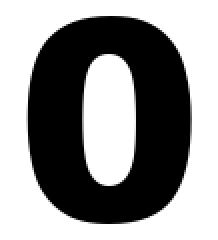
#> input picture data/templates/0/arial_black_normal.png, 109 x 120 px (shown 2 times larger); its folder holds only this picture in this run
$ python experiment_matching.py
#> lines starting #> are read from the running program, lines starting #| are printed output that depends on the picture; after the words box and inside, x2 and y2 are one past the last pixel; in counts of white or black regions, pixels touching at a corner belong together
### src/config.py
"""Cấu hình tập trung cho toàn bộ hệ thống.

Toàn bộ tham số thuật toán được đọc từ ``config.yaml`` và ánh xạ vào các
dataclass trong module này. Có thể ghi đè từng tham số bằng khóa dạng
``section.key`` khi chạy thực nghiệm, ví dụ::

    load_config(overrides={"preprocessing.blur_method": "median"})
"""

from __future__ import annotations

import copy
from dataclasses import asdict, dataclass, field, fields
from pathlib import Path
from typing import Any, Dict, List, Optional, Tuple

import yaml


PROJECT_ROOT = Path(__file__).resolve().parents[1]


@dataclass
class ProjectConfig:
    name: str = "Nhan dang bien so xe Viet Nam"
    seed: int = 42


@dataclass
class PathsConfig:
    templates_dir: str = "data/templates"
    samples_dir: str = "data/samples"
    labels_file: str = "data/labels.csv"
    results_dir: str = "results"


@dataclass
class ImageConfig:
    max_side: int = 1600
    min_side: int = 40
    allowed_extensions: List[str] = field(
        default_factory=lambda: [".jpg", ".jpeg", ".png", ".webp"]
    )


@dataclass
class PreprocessingConfig:
    blur_method: str = "gaussian"
    gaussian_kernel: int = 5
    median_kernel: int = 5
    use_clahe: bool = False
    clahe_clip_limit: float = 2.0
    clahe_tile_grid: Tuple[int, int] = (8, 8)
    canny_low: int = 60
    canny_high: int = 180
    auto_canny: bool = False
    threshold_method: str = "otsu"
    adaptive_block_size: int = 11
    adaptive_c: int = 2


@dataclass
class DetectionWeights:
    ratio: float = 0.35
    area: float = 0.15
    edge: float = 0.30
    fill: float = 0.15

    def normalized(self) -> "DetectionWeights":
        total = self.ratio + self.area + self.edge + self.fill
        if total <= 0:
            return DetectionWeights()
        return DetectionWeights(
            ratio=self.ratio / total,
            area=self.area / total,
            edge=self.edge / total,
            fill=self.fill / total,
        )


@dataclass
class DetectionConfig:
    close_kernel: Tuple[int, int] = (17, 3)
    extra_close_kernels: List[Tuple[int, int]] = field(
        default_factory=lambda: [(25, 5), (15, 7)]
    )
    min_area_ratio: float = 0.0008
    # Biển chụp cận cảnh có thể chiếm gần như toàn bộ ảnh. Ngưỡng cao hơn
    # giúp không loại mất các ảnh biển lớn; bước chấm điểm vẫn kiểm soát
    # tỷ lệ, mật độ cạnh và bằng chứng vùng chữ.
    max_area_ratio: float = 0.95
    min_ratio: float = 1.10
    max_ratio: float = 7.0
    ratio_targets: List[float] = field(default_factory=lambda: [4.6, 1.45])
    ratio_tolerance: float = 0.75
    ideal_area_ratio: float = 0.05
    area_sigma: float = 1.7
    edge_density_min: float = 0.02
    edge_density_ideal: float = 0.12
    edge_density_max: float = 0.40
    fill_ratio_min: float = 0.30
    weights: DetectionWeights = field(default_factory=DetectionWeights)
    text_likeness_weight: float = 0.20
    require_text_evidence: bool = True
    min_text_likeness: float = 0.15
    min_score: float = 0.45
    top_k: int = 5
    padding_ratio: float = 0.03
    merge_iou: float = 0.45
    max_candidates: int = 25
    # Ứng viên cụm chữ thường cắt sát các ký tự nên OCR tốt nhưng IoU với
    # biển thật thấp. Khi một ứng viên hình học bao trọn cụm chữ, dùng hộp
    # hình học làm hộp báo cáo (không đổi vùng cắt dùng cho OCR).
    text_bbox_hint: bool = True
    text_bbox_hint_min_containment: float = 0.80
    text_bbox_hint_max_area_ratio: float = 4.0
    text_bbox_hint_min_score: float = 0.50


@dataclass
class RectificationConfig:
    padding_ratio: float = 0.10
    # Padding dọc tính theo chiều rộng biển: biển rất rộng nhưng thấp, nếu
    # chỉ pad theo chiều cao thì các góc của biển nghiêng dễ bị cắt mất.
    vertical_padding_ratio: float = 0.06
    approx_epsilon_ratio: float = 0.02
    min_quad_area_ratio: float = 0.45
    output_min_width: int = 60
    output_min_height: int = 20
    fallback_deskew: bool = True
    deskew_min_angle: float = 2.5
    deskew_max_angle: float = 18.0
    max_output_ratio: float = 8.0


@dataclass
class SegmentationConfig:
    plate_width: int = 640
    threshold_method: str = "auto"
    adaptive_block_size: int = 21
    adaptive_c: int = 5
    blur_kernel: int = 3
    use_clahe: bool = True
    clahe_clip_limit: float = 2.0
    clahe_tile_grid: Tuple[int, int] = (8, 8)
    border_margin_ratio: float = 0.015
    close_kernel: Tuple[int, int] = (2, 2)
    min_char_height_ratio: float = 0.42
    max_char_height_ratio: float = 1.02
    min_char_width_ratio: float = 0.008
    max_char_width_ratio: float = 0.24
    min_char_area_ratio: float = 0.0003
    min_fill_ratio: float = 0.08
    row_min_height_ratio: float = 0.17
    row_gap_min_ratio: float = 0.012
    row_projection_threshold: float = 0.02
    # Tách dòng bằng connected components là phương án dự phòng khi
    # projection profile gộp hai dòng sát nhau (biển chụp cận cảnh).
    component_row_fallback: bool = True
    adaptive_block_max: int = 71
    split_wide: bool = True
    split_valley_ratio: float = 0.30
    merge_gap_px: int = 2
    # Biển chuẩn 7-9 ký tự. Biển đặc biệt 10 ký tự chỉ được chấp nhận khi
    # hai dòng cân bằng (ví dụ 5/5), tránh việc một mảnh nhiễu ở mép làm
    # chuỗi 4/6 được coi là hợp lệ.
    expected_chars: Tuple[int, int] = (7, 9)
    allow_balanced_long_plate: bool = True
    min_chars: int = 5
    char_padding: int = 2


@dataclass
class RecognitionConfig:
    method: str = "TM_CCOEFF_NORMED"
    score_threshold: float = 0.60
    min_margin: float = 0.035
    # Ảnh ký tự thực tế thường đậm hơn template. Kéo giãn ink box về đúng
    # canvas giúp giảm lệch độ dày nét và cải thiện rõ rệt trên biển thật.
    normalize_mode: str = "stretch"  # stretch | aspect
    normalized_width: int = 32
    normalized_height: int = 48
    padding: int = 2
    template_extensions: List[str] = field(
        default_factory=lambda: [".png", ".jpg", ".jpeg"]
    )
    require_all_labels: bool = False
    upscale_templates: bool = True
    # Các nhãn không hợp lệ trên biển số Việt Nam (theo quy định series không
    # dùng I, J, O, Q, W). Vẫn giữ template để tham khảo nhưng không chấm điểm.
    excluded_labels: List[str] = field(
        default_factory=lambda: ["I", "J", "O", "Q", "W"]
    )
    match_blur_sigma: float = 2.0
    shift_tolerance: int = 1
    # Ưu tiên topology: số lỗ trắng bên trong ký tự là đặc trưng hình học
    # mạnh để phân biệt 6/B, 0/8, D/B... Chỉ trừ điểm ứng viên có số lỗ khác
    # với đa số template của nhãn; không tạo ký tự mới.
    hole_prior: bool = True
    hole_penalty: float = 0.20
    hole_min_area: float = 25.0
    # Bổ sung biến thể chữ 4 hở đỉnh (nét dọc phải bắt đầu từ giữa) cho các
    # font biển thật. Đây là augmentation template thủ công, không học máy.
    open_top_four_variant: bool = True
    max_templates_per_label: int = 60
    template_min_diff_ratio: float = 0.005
    coarse_templates_per_label: int = 6
    coarse_top_labels: int = 6


@dataclass
class PostprocessingConfig:
    patterns: List[str] = field(
        default_factory=lambda: [r"^[0-9]{2}[A-Z]{1,2}[0-9]{4,6}$"]
    )
    supported_description: str = (
        "Biển Việt Nam: 2 số tỉnh + 1-2 chữ series + 4-6 số"
    )
    allowed_series_letters: str = "ABCDEFGHKLMNPSTUVXYZ"
    # Dùng cấu trúc biển (2 số tỉnh + 1-2 chữ series + 4-6 số) để chọn lại
    # trong danh sách template đã chấm điểm. Không tạo ký tự mới ngoài các
    # ứng viên đã có, chỉ loại ứng viên sai kiểu tại vị trí đó.
    position_constraints: bool = True
    position_resolve_max_drop: float = 0.15
    # Khi cấu trúc biển đã xác định kiểu ký tự, hai ứng viên cùng kiểu sát
    # nhau vẫn có thể phân biệt được nhờ ngữ cảnh. Ngưỡng này thấp hơn
    # min_margin chung nhưng chỉ dùng trong rerank theo vị trí.
    position_min_margin: float = 0.02
    min_mean_confidence: float = 0.60
    min_char_confidence: float = 0.50
    min_confident_ratio: float = 0.85


@dataclass
class PipelineConfig:
    max_candidates_to_try: int = 8
    save_debug: bool = False
    debug_dir: str = "results/debug"
    fail_on_missing_templates: bool = True


@dataclass
class EvaluationConfig:
    iou_threshold: float = 0.5
    ipc_confidence_threshold: float = 0.55
    output_csv: str = "results/evaluation.csv"
    output_summary: str = "results/evaluation_summary.json"


@dataclass
class UIConfig:
    theme: str = "clam"
    max_display_width: int = 760
    max_display_height: int = 560


@dataclass
class Config:
    project: ProjectConfig = field(default_factory=ProjectConfig)
    paths: PathsConfig = field(default_factory=PathsConfig)
    image: ImageConfig = field(default_factory=ImageConfig)
    preprocessing: PreprocessingConfig = field(default_factory=PreprocessingConfig)
    detection: DetectionConfig = field(default_factory=DetectionConfig)
    rectification: RectificationConfig = field(default_factory=RectificationConfig)
    segmentation: SegmentationConfig = field(default_factory=SegmentationConfig)
    recognition: RecognitionConfig = field(default_factory=RecognitionConfig)
    postprocessing: PostprocessingConfig = field(
        default_factory=PostprocessingConfig
    )
    pipeline: PipelineConfig = field(default_factory=PipelineConfig)
    evaluation: EvaluationConfig = field(default_factory=EvaluationConfig)
    ui: UIConfig = field(default_factory=UIConfig)

    project_root: Path = field(default_factory=lambda: PROJECT_ROOT, repr=False)
    config_path: Optional[Path] = field(default=None, repr=False)
    raw: Dict[str, Any] = field(default_factory=dict, repr=False)

    # ------------------------------------------------------------------
    def resolve(self, value: str | Path) -> Path:
        """Chuyển đường dẫn tương đối thành tuyệt đối theo gốc dự án."""
        p = Path(value)
        return p if p.is_absolute() else (self.project_root / p)

    @property
    def templates_dir(self) -> Path:
        return self.resolve(self.paths.templates_dir)

    @property
    def samples_dir(self) -> Path:
        return self.resolve(self.paths.samples_dir)

    @property
    def labels_file(self) -> Path:
        return self.resolve(self.paths.labels_file)

    @property
    def results_dir(self) -> Path:
        return self.resolve(self.paths.results_dir)

    # [19 lines left out: function to_dict, not called in this run]


# ----------------------------------------------------------------------
# Hàm hỗ trợ nạp cấu hình
# ----------------------------------------------------------------------
_SECTION_TYPES = {
    "project": ProjectConfig,
    "paths": PathsConfig,
    "image": ImageConfig,
    "preprocessing": PreprocessingConfig,
    "detection": DetectionConfig,
    "rectification": RectificationConfig,
    "segmentation": SegmentationConfig,
    "recognition": RecognitionConfig,
    "postprocessing": PostprocessingConfig,
    "pipeline": PipelineConfig,
    "evaluation": EvaluationConfig,
    "ui": UIConfig,
}


def _build_dataclass(cls, data: Dict[str, Any]):
    """Khởi tạo dataclass, bỏ qua khóa lạ và giữ mặc định cho khóa thiếu."""
    if not isinstance(data, dict):
        return cls()
    allowed = {f.name for f in fields(cls)}
    kwargs = {k: v for k, v in data.items() if k in allowed}
    if cls is DetectionConfig and isinstance(kwargs.get("weights"), dict):
        kwargs["weights"] = DetectionWeights(**kwargs["weights"])
    for key in ("clahe_tile_grid", "close_kernel", "blur_kernel", "expected_chars"):
        if key in kwargs and isinstance(kwargs[key], list):
            kwargs[key] = tuple(kwargs[key])
    if cls is DetectionConfig:
        if "extra_close_kernels" in kwargs:
            kwargs["extra_close_kernels"] = [
                tuple(x) if isinstance(x, list) else x
                for x in kwargs["extra_close_kernels"]
            ]
        if "ratio_targets" in kwargs:
            kwargs["ratio_targets"] = list(kwargs["ratio_targets"])
    return cls(**kwargs)


# [22 lines left out: functions _apply_override, _merge_dict, not called in this run]


def load_config(
    path: str | Path | None = None,
    overrides: Optional[Dict[str, Any]] = None,
) -> Config:
    """Đọc ``config.yaml`` và áp dụng các ghi đè dạng ``section.key``."""
    cfg_path = Path(path) if path else PROJECT_ROOT / "config.yaml"
    if not cfg_path.is_absolute():
        # Ưu tiên đường dẫn tương đối theo thư mục làm việc hiện tại.
        if not cfg_path.exists():
            cfg_path = PROJECT_ROOT / cfg_path
    data: Dict[str, Any] = {}
    if cfg_path.exists():
        with cfg_path.open("r", encoding="utf-8") as fh:
            loaded = yaml.safe_load(fh) or {}
        if not isinstance(loaded, dict):
            raise ValueError(f"File cấu hình không hợp lệ: {cfg_path}")
        data = loaded
    else:
        raise FileNotFoundError(f"Không tìm thấy file cấu hình: {cfg_path}")

    if overrides:
        for key, value in overrides.items():
            if "." in key:
                _apply_override(data, key, value)
            else:
                # Ghi đè cả một section bằng dict
                if isinstance(value, dict) and isinstance(data.get(key), dict):
                    data[key] = _merge_dict(data[key], value)
                else:
                    data[key] = value

    sections: Dict[str, Any] = {}
    for name, cls in _SECTION_TYPES.items():
        sections[name] = _build_dataclass(cls, data.get(name, {}))

    cfg = Config(**sections)
    cfg.project_root = PROJECT_ROOT
    cfg.config_path = cfg_path
    cfg.raw = data

    # Kiểm tra nhanh tính hợp lệ của trọng số
    w = cfg.detection.weights.normalized()
    if abs((w.ratio + w.area + w.edge + w.fill) - 1.0) > 1e-6:
        raise ValueError("Trọng số detection không hợp lệ")
    return cfg


# [13 lines left out: function save_config, not called in this run]

### src/io_utils.py
"""Các tiện ích đọc/ghi ảnh và hình học dùng chung.

Lưu ý: ``cv2.imread``/``cv2.imwrite`` không xử lý tốt đường dẫn Unicode trên
Windows, vì vậy module này dùng ``np.fromfile`` + ``cv2.imdecode`` và
``cv2.imencode`` + ``Path.write_bytes``.
"""

from __future__ import annotations

import re
from pathlib import Path
from typing import Iterable, Optional, Sequence, Tuple

import cv2
import numpy as np


class ImageIOError(RuntimeError):
    """Không đọc/ghi được ảnh."""


def read_image(path: str | Path) -> np.ndarray:
    """Đọc ảnh màu BGR, hỗ trợ đường dẫn Unicode."""
    p = Path(path)
    if not p.exists() or not p.is_file():
        raise ImageIOError(f"Không tìm thấy tệp ảnh: {p}")
    try:
        data = np.fromfile(str(p), dtype=np.uint8)
    except OSError as exc:  # pragma: no cover - phụ thuộc hệ thống
        raise ImageIOError(f"Không đọc được tệp: {p} ({exc})") from exc
    if data.size == 0:
        raise ImageIOError(f"Tệp rỗng hoặc không phải ảnh: {p}")
    image = cv2.imdecode(data, cv2.IMREAD_COLOR)
#> image is the input picture: shape (120, 109, 3); min 0, max 255, mean 144.1
    if image is None or image.size == 0:
        raise ImageIOError(f"OpenCV không giải mã được ảnh: {p}")
    return image


# [56 lines left out: functions write_image, ensure_bgr, ensure_gray, resize_keep_aspect, not called in this run]


def bbox_area(bbox: Sequence[float]) -> float:
    x1, y1, x2, y2 = bbox
    return max(0.0, x2 - x1) * max(0.0, y2 - y1)


# [69 lines left out: functions bbox_iou, bbox_to_int, order_quad_points, is_convex_quad, expand_bbox, not called in this run]


def safe_filename(name: str) -> str:
    return re.sub(r"[^A-Za-z0-9_.-]+", "_", name).strip("_") or "image"


# [16 lines left out: functions list_images, crop_safe, not called in this run]

### src/character_recognition.py
"""Chuẩn hóa ký tự và nhận dạng bằng Template Matching.

Phương pháp chính theo đặc tả: ``cv2.matchTemplate`` với ``TM_CCOEFF_NORMED``.
Ngoài ra hỗ trợ ``pixel`` (1 - tỷ lệ pixel khác nhau) và ``hybrid`` để phục vụ
thực nghiệm so sánh. Không có mô hình học máy nào được sử dụng.
"""

from __future__ import annotations

import time
from collections import Counter
from dataclasses import dataclass, field
from pathlib import Path
from typing import Dict, Iterable, List, Optional, Sequence, Tuple

import cv2
import numpy as np

from .config import Config, RecognitionConfig
from .io_utils import ImageIOError, read_image


class TemplateError(RuntimeError):
    """Bộ template thiếu hoặc không đọc được."""


class EmptyCharacterError(ValueError):
    """Ảnh ký tự không có điểm ảnh foreground."""


# ----------------------------------------------------------------------
# Chuẩn hóa
# ----------------------------------------------------------------------
def _to_ink_binary(image: np.ndarray) -> np.ndarray:
    """Chuyển ảnh ký tự về nhị phân với ký tự màu trắng."""
    if image is None or image.size == 0:
        raise EmptyCharacterError("Ảnh ký tự rỗng")
    if image.ndim == 3:
        gray = cv2.cvtColor(image, cv2.COLOR_BGR2GRAY)
    else:
        gray = image.copy()
    if gray.ndim != 2:
        raise EmptyCharacterError("Ảnh ký tự phải là ảnh xám hoặc BGR")

    unique = np.unique(gray)
#> unique = 213 values from 0 to 255
    is_binary = len(unique) <= 2 and np.all(np.isin(unique, [0, 255]))
#> is_binary = False
    if is_binary:
        binary = gray.copy()
        # Không dùng mean toàn ảnh: ký tự đậm (0, 8, M...) có thể chiếm hơn
        # 50% diện tích và sẽ bị đảo sai. Xét viền ảnh — nền thường nằm ở viền.
        border = np.concatenate(
            [binary[0, :], binary[-1, :], binary[:, 0], binary[:, -1]]
        )
        if float(np.mean(border)) > 127:
            binary = cv2.bitwise_not(binary)
        return binary

    blurred = cv2.GaussianBlur(gray, (3, 3), 0)
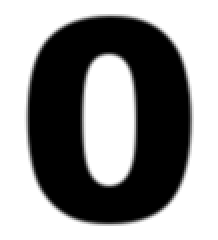
#> blurred: shape (120, 109) (shown 2 times larger); min 0, max 255, mean 144.1
    _, binary = cv2.threshold(
        blurred, 0, 255, cv2.THRESH_BINARY + cv2.THRESH_OTSU
    )
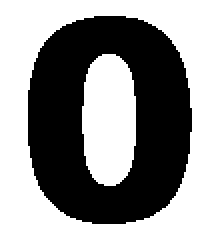
#> binary: shape (120, 109) (shown 2 times larger); 56.5% white; 1 black region, box (x1, y1, x2, y2) and area: (14, 8, 96, 112) 5693
    border = np.concatenate(
        [binary[0, :], binary[-1, :], binary[:, 0], binary[:, -1]]
    )
#> border = 458 values from 255 to 255
    if float(np.mean(border)) > 127:
        binary = cv2.bitwise_not(binary)
    return binary


def normalize_character(
    image: np.ndarray,
    width: int = 32,
    height: int = 48,
    padding: int = 2,
    upscale: bool = True,
    mode: str = "stretch",
) -> np.ndarray:
    """Cắt sát ink box rồi đưa về canvas cố định.

    ``mode="stretch"`` kéo giãn ink box vừa khít vùng trong padding. Cách này
    làm mất tỷ lệ riêng của từng ký tự nhưng bù lại giảm mạnh ảnh hưởng của
    độ dày nét và font: biển thật thường dùng font rất đậm, trong khi template
    có cả font mảnh. ``mode="aspect"`` giữ tỷ lệ như phiên bản cũ.
    """
    binary = _to_ink_binary(image)
    ys, xs = np.where(binary > 0)
#> ys = 5693 values from 8 to 111; xs = 5693 values, max 95 at index 2571, min 14 at index 2020, mean 54.24
    if len(xs) == 0 or len(ys) == 0:
        raise EmptyCharacterError("Ký tự không có điểm ảnh foreground")
    x1, x2 = int(xs.min()), int(xs.max()) + 1
#> x1 = 14; x2 = 96
    y1, y2 = int(ys.min()), int(ys.max()) + 1
#> y1 = 8; y2 = 112
    ink = binary[y1:y2, x1:x2]
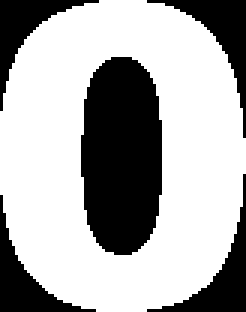
#> ink: shape (104, 82) (shown 3 times larger); 66.8% white; 5 black regions, box (x1, y1, x2, y2) and area: (27, 19, 54, 85) 1501, (49, 0, 82, 46) 353, (49, 58, 82, 104) 342, (0, 65, 32, 104) 327, (0, 0, 33, 37) 312
    ih, iw = ink.shape[:2]
    if ih <= 0 or iw <= 0:
        raise EmptyCharacterError("Ký tự có kích thước 0")

    pad = max(0, int(padding))
    inner_w = max(1, int(width) - 2 * pad)
    inner_h = max(1, int(height) - 2 * pad)
    mode = (mode or "stretch").lower()
    if mode not in {"stretch", "aspect"}:
        raise ValueError(f"Kiểu chuẩn hóa không hợp lệ: {mode}")

    if mode == "stretch":
        if upscale:
            new_w, new_h = inner_w, inner_h
        else:
            scale = min(1.0, inner_w / float(iw), inner_h / float(ih))
            new_w = max(1, int(round(iw * scale)))
            new_h = max(1, int(round(ih * scale)))
    else:
        scale = min(inner_w / float(iw), inner_h / float(ih))
        if not upscale:
            scale = min(1.0, scale)
        new_w = max(1, int(round(iw * scale)))
        new_h = max(1, int(round(ih * scale)))

    scale = max(new_w / float(iw), new_h / float(ih))
    interp = cv2.INTER_AREA if scale < 1.0 else cv2.INTER_CUBIC
    resized = cv2.resize(ink, (new_w, new_h), interpolation=interp)
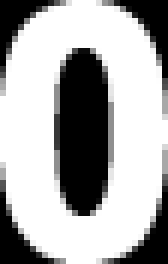
#> resized: shape (44, 28) (shown 6 times larger); min 0, max 255, mean 170.2
    _, resized = cv2.threshold(resized, 127, 255, cv2.THRESH_BINARY)
#> resized: shape (44, 28); 67.7% white; 5 black regions, box (x1, y1, x2, y2) and area: (9, 8, 18, 36) 208, (18, 0, 28, 15) 49, (18, 29, 28, 44) 49, (0, 30, 10, 44) 47, (0, 0, 10, 13) 45

    canvas = np.zeros((int(height), int(width)), dtype=np.uint8)
    ox = pad + (inner_w - new_w) // 2
    oy = pad + (inner_h - new_h) // 2
    ox = max(0, min(ox, int(width) - new_w))
    oy = max(0, min(oy, int(height) - new_h))
    canvas[oy : oy + new_h, ox : ox + new_w] = resized
#> canvas: shape (48, 32); 54.3% white; 2 black regions, box (x1, y1, x2, y2) and area: (0, 0, 32, 48) 494, (11, 10, 20, 38) 208
#> (the rest of the program and of its run is left out)
